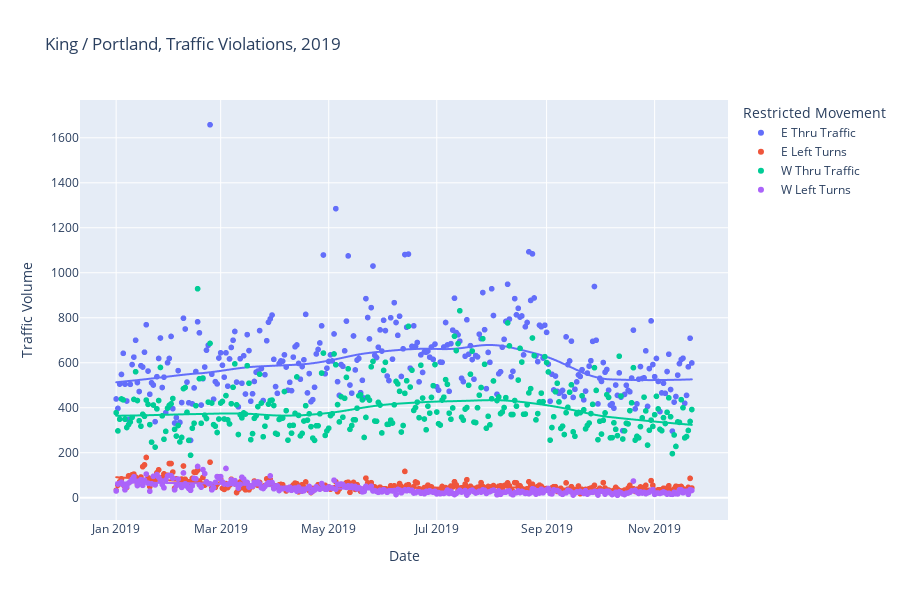

Source (notebook cell):
### Code cell
var = 11
fig = px.scatter(df.loc[df["intersection_uid"] == var],
                 x="date",
                 y=restrictions_dict[var],
                 labels={
                     "date" : "Date",
                     "variable" : "Restricted Movement",
                     "value" : "Traffic Volume"
                 },
                 title=titles_dict[var],
                 trendline="lowess",
                 trendline_options=dict(frac=0.3),
                 height=600
                 )

varlabels = {
    "e_thru_vol" : "E Thru Traffic", 
    "e_left_vol" : "E Left Turns", 
    "e_right_vol" : "E Right Turns", 
    "w_thru_vol" : "W Thru Traffic", 
    "w_left_vol": "W Left Turns", 
    "w_right_vol" : "W Right Turns"}

fig.for_each_trace(lambda t: t.update(name = varlabels[t.name], 
                                      legendgroup = varlabels[t.name], 
                                      hovertemplate = t.hovertemplate.replace(t.name, varlabels[t.name])))

fig.show()

### Figure 1 — Plotly figure (JSON) as saved in the notebook; plotly's stock layout.template omitted (floating-point values rounded to 4 significant figures; data arrays with more than 128 entries replaced by an {"elided": "..."} marker saying what was removed)
{"data": [{"hovertemplate": "Restricted Movement=E Thru Traffic<br>Date=%{x}<br>Traffic Volume=%{y}<extra></extra>", "legendgroup": "E Thru Traffic", "marker": {"color": "#636efa", "symbol": "circle"}, "mode": "markers", "name": "E Thru Traffic", "showlegend": true, "type": "scattergl", "x": {"elided": "325 str values"}, "xaxis": "x", "y": {"elided": "325 int values"}, "yaxis": "y"}, {"hovertemplate": "<b>LOWESS trendline</b><br><br>Restricted Movement=E Thru Traffic<br>Date=%{x}<br>Traffic Volume=%{y} <b>(trend)</b><extra></extra>", "legendgroup": "E Thru Traffic", "marker": {"color": "#636efa", "symbol": "circle"}, "mode": "lines", "name": "E Thru Traffic", "showlegend": false, "type": "scattergl", "x": {"elided": "325 str values"}, "xaxis": "x", "y": {"elided": "325 float values"}, "yaxis": "y"}, {"hovertemplate": "Restricted Movement=E Left Turns<br>Date=%{x}<br>Traffic Volume=%{y}<extra></extra>", "legendgroup": "E Left Turns", "marker": {"color": "#EF553B", "symbol": "circle"}, "mode": "markers", "name": "E Left Turns", "showlegend": true, "type": "scattergl", "x": {"elided": "325 str values"}, "xaxis": "x", "y": {"elided": "325 int values"}, "yaxis": "y"}, {"hovertemplate": "<b>LOWESS trendline</b><br><br>Restricted Movement=E Left Turns<br>Date=%{x}<br>Traffic Volume=%{y} <b>(trend)</b><extra></extra>", "legendgroup": "E Left Turns", "marker": {"color": "#EF553B", "symbol": "circle"}, "mode": "lines", "name": "E Left Turns", "showlegend": false, "type": "scattergl", "x": {"elided": "325 str values"}, "xaxis": "x", "y": {"elided": "325 float values"}, "yaxis": "y"}, {"hovertemplate": "Restricted Movement=W Thru Traffic<br>Date=%{x}<br>Traffic Volume=%{y}<extra></extra>", "legendgroup": "W Thru Traffic", "marker": {"color": "#00cc96", "symbol": "circle"}, "mode": "markers", "name": "W Thru Traffic", "showlegend": true, "type": "scattergl", "x": {"elided": "325 str values"}, "xaxis": "x", "y": {"elided": "325 int values"}, "yaxis": "y"}, {"hovertemplate": "<b>LOWESS trendline</b><br><br>Restricted Movement=W Thru Traffic<br>Date=%{x}<br>Traffic Volume=%{y} <b>(trend)</b><extra></extra>", "legendgroup": "W Thru Traffic", "marker": {"color": "#00cc96", "symbol": "circle"}, "mode": "lines", "name": "W Thru Traffic", "showlegend": false, "type": "scattergl", "x": {"elided": "325 str values"}, "xaxis": "x", "y": {"elided": "325 float values"}, "yaxis": "y"}, {"hovertemplate": "Restricted Movement=W Left Turns<br>Date=%{x}<br>Traffic Volume=%{y}<extra></extra>", "legendgroup": "W Left Turns", "marker": {"color": "#ab63fa", "symbol": "circle"}, "mode": "markers", "name": "W Left Turns", "showlegend": true, "type": "scattergl", "x": {"elided": "325 str values"}, "xaxis": "x", "y": {"elided": "325 int values"}, "yaxis": "y"}, {"hovertemplate": "<b>LOWESS trendline</b><br><br>Restricted Movement=W Left Turns<br>Date=%{x}<br>Traffic Volume=%{y} <b>(trend)</b><extra></extra>", "legendgroup": "W Left Turns", "marker": {"color": "#ab63fa", "symbol": "circle"}, "mode": "lines", "name": "W Left Turns", "showlegend": false, "type": "scattergl", "x": {"elided": "325 str values"}, "xaxis": "x", "y": {"elided": "325 float values"}, "yaxis": "y"}], "layout": {"height": 600, "legend": {"title": {"text": "Restricted Movement"}, "tracegroupgap": 0}, "title": {"text": "King / Portland, Traffic Violations, 2019"}, "xaxis": {"anchor": "y", "domain": [0, 1], "title": {"text": "Date"}}, "yaxis": {"anchor": "x", "domain": [0, 1], "title": {"text": "Traffic Volume"}}}}
